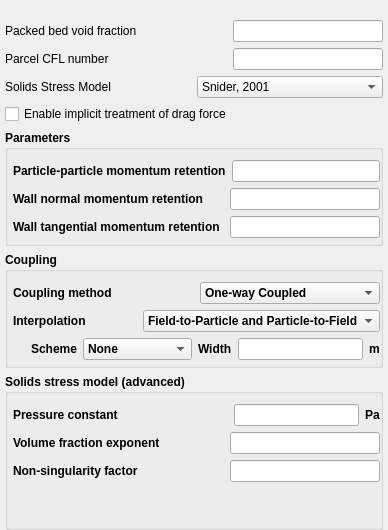
     <widget class="QWidget" name="PIC">
      <property name="sizePolicy">
       <sizepolicy hsizetype="Expanding" vsizetype="Expanding">
        <horstretch>0</horstretch>
        <verstretch>0</verstretch>
       </sizepolicy>
      </property>
      <layout class="QVBoxLayout" name="verticalLayout_9">
       <property name="leftMargin">
        <number>5</number>
       </property>
       <property name="topMargin">
        <number>10</number>
       </property>
       <property name="rightMargin">
        <number>5</number>
       </property>
       <property name="bottomMargin">
        <number>0</number>
       </property>
       <item>
        <widget class="QWidget" name="frame_14" native="true">
         <layout class="QVBoxLayout" name="verticalLayout_10">
          <property name="leftMargin">
           <number>0</number>
          </property>
          <property name="topMargin">
           <number>10</number>
          </property>
          <property name="rightMargin">
           <number>0</number>
          </property>
          <property name="bottomMargin">
           <number>0</number>
          </property>
          <item>
           <layout class="QHBoxLayout" name="horizontalLayout_26">
            <item>
             <widget class="QLabel" name="label_ep_star">
              <property name="text">
               <string>Packed bed void fraction</string>
              </property>
             </widget>
            </item>
            <item>
             <widget class="LineEdit" name="lineedit_keyword_ep_star">
              <property name="maximumSize">
               <size>
                <width>150</width>
                <height>16777215</height>
               </size>
              </property>
             </widget>
            </item>
           </layout>
          </item>
          <item>
           <layout class="QHBoxLayout" name="horizontalLayout_27">
            <item>
             <widget class="QLabel" name="label_cfl_pic">
              <property name="text">
               <string>Parcel CFL number</string>
              </property>
             </widget>
            </item>
            <item>
             <widget class="LineEdit" name="lineedit_keyword_cfl_pic">
              <property name="maximumSize">
               <size>
                <width>150</width>
                <height>16777215</height>
               </size>
              </property>
             </widget>
            </item>
           </layout>
          </item>
          <item>
           <layout class="QHBoxLayout" name="horizontalLayout_28">
            <item>
             <widget class="QLabel" name="label_mppic_solid_stress_snider">
              <property name="text">
               <string>Solids Stress Model</string>
              </property>
             </widget>
            </item>
            <item>
             <widget class="ComboBox" name="combobox_mppic_solid_stress_snider">
              <item>
               <property name="text">
                <string>Snider, 2001</string>
               </property>
              </item>
             </widget>
            </item>
           </layout>
          </item>
          <item>
           <widget class="CheckBox" name="checkbox_keyword_mppic_pdrag_implicit">
            <property name="text">
             <string>Enable implicit treatment of drag force</string>
            </property>
           </widget>
          </item>
          <item>
           <widget class="QGroupBox" name="groupBox_15">
            <property name="font">
             <font>
              <weight>75</weight>
              <bold>true</bold>
             </font>
            </property>
            <property name="title">
             <string>Parameters</string>
            </property>
            <property name="flat">
             <bool>true</bool>
            </property>
            <layout class="QVBoxLayout" name="verticalLayout_6">
             <property name="leftMargin">
              <number>5</number>
             </property>
             <property name="topMargin">
              <number>10</number>
             </property>
             <property name="rightMargin">
              <number>0</number>
             </property>
             <property name="bottomMargin">
              <number>5</number>
             </property>
             <item>
              <layout class="QHBoxLayout" name="horizontalLayout_22">
               <item>
                <widget class="QLabel" name="label_mppic_coeff_en1">
                 <property name="text">
                  <string>Particle-particle momentum retention</string>
                 </property>
                </widget>
               </item>
               <item>
                <widget class="LineEdit" name="lineedit_keyword_mppic_coeff_en1">
                 <property name="maximumSize">
                  <size>
                   <width>150</width>
                   <height>16777215</height>
                  </size>
                 </property>
                </widget>
               </item>
              </layout>
             </item>
             <item>
              <layout class="QHBoxLayout" name="horizontalLayout_24">
               <item>
                <widget class="QLabel" name="label_mppic_coeff_en_wall">
                 <property name="text">
                  <string>Wall normal momentum retention</string>
                 </property>
                </widget>
               </item>
               <item>
                <widget class="LineEdit" name="lineedit_keyword_mppic_coeff_en_wall">
                 <property name="maximumSize">
                  <size>
                   <width>150</width>
                   <height>16777215</height>
                  </size>
                 </property>
                </widget>
               </item>
              </layout>
             </item>
             <item>
              <layout class="QHBoxLayout" name="horizontalLayout_25">
               <item>
                <widget class="QLabel" name="label_mppic_coeff_et_wall">
                 <property name="text">
                  <string>Wall tangential momentum retention</string>
                 </property>
                </widget>
               </item>
               <item>
                <widget class="LineEdit" name="lineedit_keyword_mppic_coeff_et_wall">
                 <property name="maximumSize">
                  <size>
                   <width>150</width>
                   <height>16777215</height>
                  </size>
                 </property>
                </widget>
               </item>
              </layout>
             </item>
            </layout>
           </widget>
          </item>
          <item>
           <widget class="QGroupBox" name="groupBox_16">
            <property name="font">
             <font>
              <weight>75</weight>
              <bold>true</bold>
             </font>
            </property>
            <property name="title">
             <string>Coupling</string>
            </property>
            <property name="flat">
             <bool>true</bool>
            </property>
            <layout class="QVBoxLayout" name="verticalLayout_7">
             <property name="leftMargin">
              <number>5</number>
             </property>
             <property name="topMargin">
              <number>10</number>
             </property>
             <property name="rightMargin">
              <number>0</number>
             </property>
             <property name="bottomMargin">
              <number>5</number>
             </property>
             <item>
              <layout class="QHBoxLayout" name="horizontalLayout_32">
               <item>
                <widget class="QLabel" name="label_coupling_method_2">
                 <property name="text">
                  <string>Coupling method</string>
                 </property>
                </widget>
               </item>
               <item>
                <widget class="ComboBox" name="combobox_coupling_method_2">
                 <item>
                  <property name="text">
                   <string>One-way Coupled</string>
                  </property>
                 </item>
                 <item>
                  <property name="text">
                   <string>Fully Coupled</string>
                  </property>
                 </item>
                </widget>
               </item>
              </layout>
             </item>
             <item>
              <layout class="QHBoxLayout" name="horizontalLayout_33">
               <item>
                <widget class="QLabel" name="label_des_interp_2">
                 <property name="text">
                  <string>Interpolation</string>
                 </property>
                </widget>
               </item>
               <item>
                <widget class="ComboBox" name="combobox_des_interp_2">
                 <item>
                  <property name="text">
                   <string>Field-to-Particle and Particle-to-Field</string>
                  </property>
                 </item>
                 <item>
                  <property name="text">
                   <string>Field-to-Particle only</string>
                  </property>
                 </item>
                 <item>
                  <property name="text">
                   <string>Particle-to-Field only</string>
                  </property>
                 </item>
                 <item>
                  <property name="text">
                   <string>No interpolation</string>
                  </property>
                 </item>
                </widget>
               </item>
              </layout>
             </item>
             <item>
              <layout class="QHBoxLayout" name="horizontalLayout_34">
               <item>
                <spacer name="horizontalSpacer_26">
                 <property name="orientation">
                  <enum>Qt::Horizontal</enum>
                 </property>
                 <property name="sizeType">
                  <enum>QSizePolicy::Preferred</enum>
                 </property>
                 <property name="sizeHint" stdset="0">
                  <size>
                   <width>18</width>
                   <height>20</height>
                  </size>
                 </property>
                </spacer>
               </item>
               <item>
                <widget class="QLabel" name="label_des_interp_scheme_2">
                 <property name="text">
                  <string>Scheme</string>
                 </property>
                </widget>
               </item>
               <item>
                <widget class="ComboBox" name="combobox_des_interp_scheme_2">
                 <item>
                  <property name="text">
                   <string>None</string>
                  </property>
                 </item>
                 <item>
                  <property name="text">
                   <string>Square DPVM</string>
                  </property>
                 </item>
                 <item>
                  <property name="text">
                   <string>Garg 2012</string>
                  </property>
                 </item>
                </widget>
               </item>
               <item>
                <widget class="QLabel" name="label_des_interp_width_2">
                 <property name="text">
                  <string>Width</string>
                 </property>
                </widget>
               </item>
               <item>
                <widget class="LineEdit" name="lineedit_keyword_des_interp_width_2">
                 <property name="maximumSize">
                  <size>
                   <width>125</width>
                   <height>16777215</height>
                  </size>
                 </property>
                </widget>
               </item>
               <item>
                <widget class="QLabel" name="label_des_interp_width_2_units">
                 <property name="maximumSize">
                  <size>
                   <width>25</width>
                   <height>16777215</height>
                  </size>
                 </property>
                 <property name="text">
                  <string>m</string>
                 </property>
                 <property name="margin">
                  <number>0</number>
                 </property>
                </widget>
               </item>
              </layout>
             </item>
            </layout>
           </widget>
          </item>
         </layout>
        </widget>
       </item>
       <item>
        <widget class="QGroupBox" name="groupBox_17">
         <property name="font">
          <font>
           <weight>75</weight>
           <bold>true</bold>
          </font>
         </property>
         <property name="title">
          <string>Solids stress model (advanced)</string>
         </property>
         <property name="flat">
          <bool>true</bool>
         </property>
         <layout class="QVBoxLayout" name="verticalLayout_8">
          <property name="leftMargin">
           <number>5</number>
          </property>
          <property name="topMargin">
           <number>10</number>
          </property>
          <property name="rightMargin">
           <number>0</number>
          </property>
          <property name="bottomMargin">
           <number>5</number>
          </property>
          <item>
           <layout class="QHBoxLayout" name="horizontalLayout_29">
            <item>
             <widget class="QLabel" name="label_psfac_fric_pic">
              <property name="text">
               <string>Pressure constant</string>
              </property>
             </widget>
            </item>
            <item>
             <spacer name="horizontalSpacer_6">
              <property name="orientation">
               <enum>Qt::Horizontal</enum>
              </property>
              <property name="sizeHint" stdset="0">
               <size>
                <width>40</width>
                <height>20</height>
               </size>
              </property>
             </spacer>
            </item>
            <item>
             <widget class="LineEdit" name="lineedit_keyword_psfac_fric_pic">
              <property name="maximumSize">
               <size>
                <width>125</width>
                <height>16777215</height>
               </size>
              </property>
             </widget>
            </item>
            <item>
             <widget class="QLabel" name="label_psfac_fric_pic_units">
              <property name="maximumSize">
               <size>
                <width>25</width>
                <height>16777215</height>
               </size>
              </property>
              <property name="text">
               <string>Pa</string>
              </property>
             </widget>
            </item>
           </layout>
          </item>
          <item>
           <layout class="QHBoxLayout" name="horizontalLayout_30">
            <item>
             <widget class="QLabel" name="label_fric_exp_pic">
              <property name="text">
               <string>Volume fraction exponent</string>
              </property>
             </widget>
            </item>
            <item>
             <widget class="LineEdit" name="lineedit_keyword_fric_exp_pic">
              <property name="maximumSize">
               <size>
                <width>150</width>
                <height>16777215</height>
               </size>
              </property>
             </widget>
            </item>
           </layout>
          </item>
          <item>
           <layout class="QHBoxLayout" name="horizontalLayout_31">
            <item>
             <widget class="QLabel" name="label_fric_non_sing_fac">
              <property name="text">
               <string>Non-singularity factor</string>
              </property>
             </widget>
            </item>
            <item>
             <widget class="LineEdit" name="lineedit_keyword_fric_non_sing_fac">
              <property name="maximumSize">
               <size>
                <width>150</width>
                <height>16777215</height>
               </size>
              </property>
             </widget>
            </item>
           </layout>
          </item>
          <item>
           <spacer name="verticalSpacer">
            <property name="orientation">
             <enum>Qt::Vertical</enum>
            </property>
            <property name="sizeHint" stdset="0">
             <size>
              <width>20</width>
              <height>40</height>
             </size>
            </property>
           </spacer>
          </item>
         </layout>
        </widget>
       </item>
      </layout>
     </widget>
